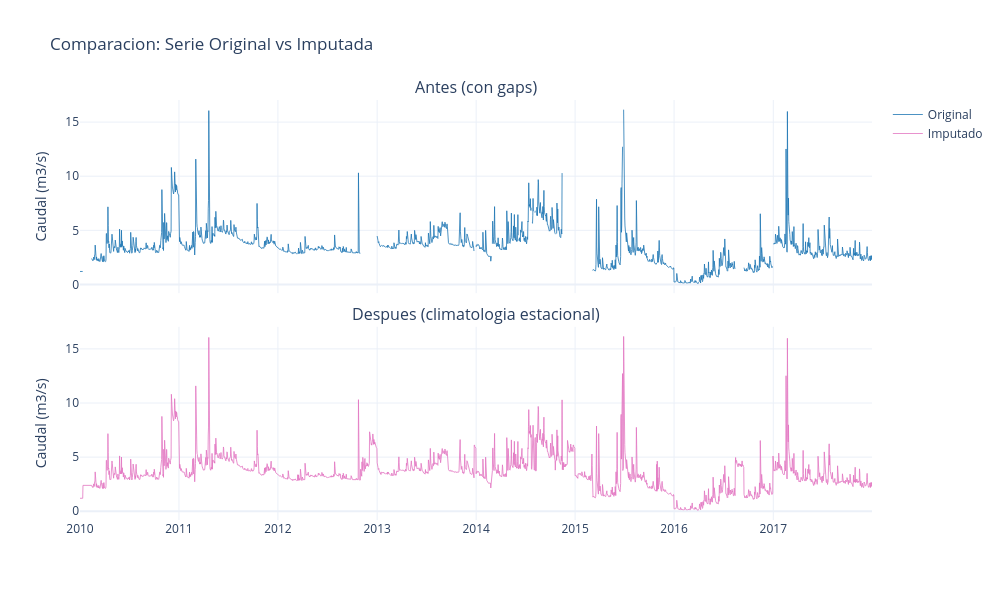

Here is the notebook cell this chart was saved with:
### Markdown cell above
### Seleccion del Metodo: Climatologia

**Justificacion:**
- Aprovecha el comportamiento historico del mismo periodo del ano (mes-dia)
- Evita asumir linealidad dentro de gaps largos
- Mantiene coherencia hidrologica estacional del caudal
- Es especialmente util cuando los faltantes abarcan varias semanas

Aplicamos **climatologia estacional** como metodo principal.

### Code cell
# =============================================================================
# CONCEPTO: Aplicacion del metodo seleccionado e inspeccion visual final
# -----------------------------------------------------------------------------
# Tras comparar los metodos, se selecciona la CLIMATOLOGIA como
# metodo de imputacion definitivo para la serie de caudal diario.
#
# Justificacion tecnica de la eleccion:
#   ✔ Usa el contexto historico del mismo dia/mes en anos anteriores.
#   ✔ Es robusto para gaps largos donde la linealidad local no se cumple.
#   ✔ Preserva la estacionalidad hidrologica esperada del caudal.
#   ✔ Reduce el sesgo de extrapolar tendencias de corto plazo.
#
# imputar_climatologico(serie):
#   → Calcula promedio historico por mes-dia usando anos previos.
#   → Imputa solo en posiciones NaN originales.
#
# .bfill().ffill() como fallback:
#   → Si alguna fecha no tiene historial suficiente, completa bordes
#     para asegurar que no queden faltantes.
#
# make_subplots(shared_xaxes=True):
#   → Paneles verticales con el mismo eje X sincronizado.
#   → Facilita comparar visualmente las mismas fechas en ambas series.
#
# CRITERIO DE USO: Documentar siempre la justificacion del metodo elegido
# y verificar con un grafico antes/despues que la imputacion es coherente
# con el comportamiento esperado de la variable (sin saltos abruptos ni
# valores fisicamente imposibles).
# =============================================================================

# Aplicar climatologia como metodo seleccionado
df_clean = df_full.copy()
df_clean["Caudal"], imputados_clim_sel = imputar_climatologico(df_full["Caudal"])

df_clean["Caudal"] = df_clean["Caudal"].bfill().ffill()

print(f"✅ Imputacion aplicada (climatologia estacional)")
print(f"   Imputados por climatologia: {imputados_clim_sel}")
print(f"   NaN restantes: {df_clean['Caudal'].isna().sum()}")
print(f"   Total registros: {len(df_clean)}")

# Visualizacion: antes vs despues
fig = make_subplots(rows=2, cols=1, shared_xaxes=True,
                    subplot_titles=["Antes (con gaps)", "Despues (climatologia estacional)"],
                    vertical_spacing=0.08)

fig.add_trace(go.Scatter(x=df_full.index, y=df_full["Caudal"],
              mode="lines", name="Original", line=dict(color="#1f77b4", width=0.8)), row=1, col=1)
fig.add_trace(go.Scatter(x=df_clean.index, y=df_clean["Caudal"],
              mode="lines", name="Imputado", line=dict(color="#e377c2", width=0.8)), row=2, col=1)

fig.update_layout(title="Comparacion: Serie Original vs Imputada",
                  width=1000, height=600, showlegend=True)
fig.update_yaxes(title_text="Caudal (m3/s)", row=1, col=1)
fig.update_yaxes(title_text="Caudal (m3/s)", row=2, col=1)
fig.show()

### Figure 1 — Plotly figure (JSON) as saved in the notebook; plotly's stock layout.template omitted (floating-point values rounded to 4 significant figures; data arrays with more than 128 entries replaced by an {"elided": "..."} marker saying what was removed)
{"data": [{"line": {"color": "#1f77b4", "width": 0.8}, "mode": "lines", "name": "Original", "type": "scatter", "x": {"elided": "2922 str values"}, "xaxis": "x", "y": {"elided": "2922 float values"}, "yaxis": "y"}, {"line": {"color": "#e377c2", "width": 0.8}, "mode": "lines", "name": "Imputado", "type": "scatter", "x": {"elided": "2922 str values"}, "xaxis": "x2", "y": {"elided": "2922 float values"}, "yaxis": "y2"}], "layout": {"annotations": [{"font": {"size": 16}, "showarrow": false, "text": "Antes (con gaps)", "x": 0.5, "xanchor": "center", "xref": "paper", "y": 1, "yanchor": "bottom", "yref": "paper"}, {"font": {"size": 16}, "showarrow": false, "text": "Despues (climatologia estacional)", "x": 0.5, "xanchor": "center", "xref": "paper", "y": 0.46, "yanchor": "bottom", "yref": "paper"}], "height": 600, "showlegend": true, "title": {"text": "Comparacion: Serie Original vs Imputada"}, "width": 1000, "xaxis": {"anchor": "y", "domain": [0, 1], "matches": "x2", "showticklabels": false}, "xaxis2": {"anchor": "y2", "domain": [0, 1]}, "yaxis": {"anchor": "x", "domain": [0.54, 1], "title": {"text": "Caudal (m3/s)"}}, "yaxis2": {"anchor": "x2", "domain": [0, 0.46], "title": {"text": "Caudal (m3/s)"}}}}
